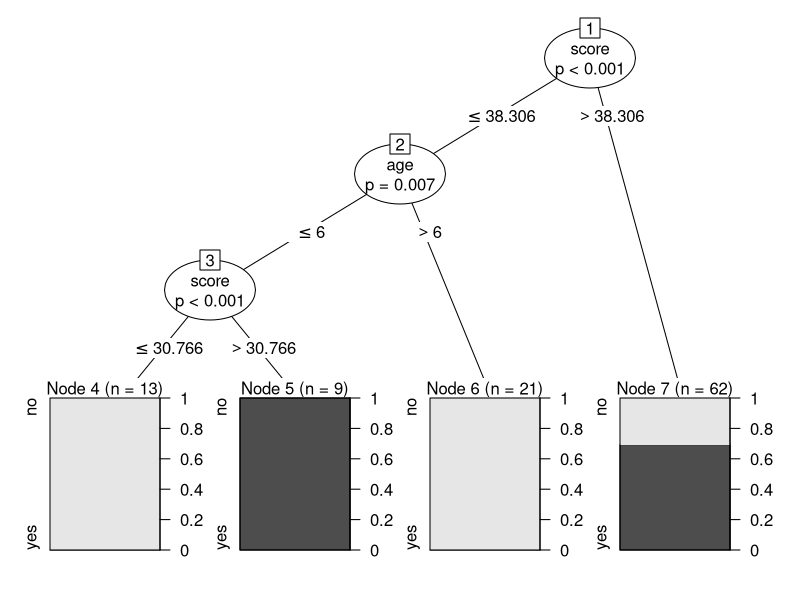

Write the R code that produced this figure.
## ---- chunk 1
# Load the party package. It will automatically load other dependent packages.
library(party)

# Print some records from data set readingSkills.
print(head(readingSkills))
## ---- chunk 2
# Create the input data frame.
input.dat <- readingSkills[c(1:105),]

# Create the tree.
output.tree <- ctree(nativeSpeaker ~ age + shoeSize + score, data = input.dat)

# Plot the tree.
plot(output.tree)
